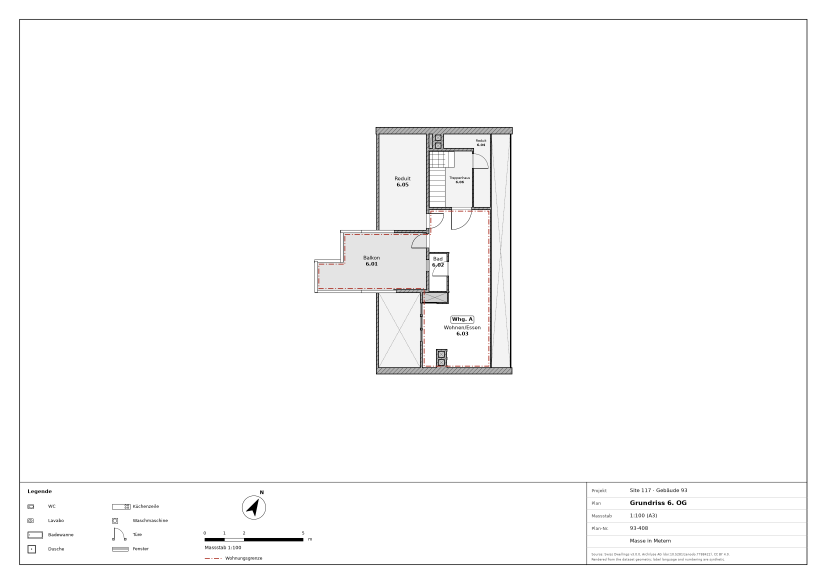
#> input picture samples/swiss/plan.png, 2480 x 1753 px (shown at 1/3 size)
$ python thumb.py ../../../samples/swiss/plan.png ../../../samples/swiss/plan.png
#> lines starting #> are read from the running program, lines starting #| are printed output that depends on the picture
"""A small JPEG of a drawing for the phone page's 'Try a case' cards (W6): python thumb.py SRC.pdf|png|jpg OUT.jpg

First page of a PDF (PyMuPDF) or the image (Pillow), 360 px on its short side's card crop (the card shows the middle,
object-fit: cover), JPEG q78. Prints nothing; exit 1 on failure. ~0.2-1 s; the server caches the file.
"""

from __future__ import annotations

import sys
from pathlib import Path

W = 360


def main(src: str, out: str) -> int:
#> called with src = '../../../samples/swiss/plan.png', out = '../../../samples/swiss/plan.png'
    from PIL import Image

    Image.MAX_IMAGE_PIXELS = None
    if src.lower().endswith(".pdf"):
        import pymupdf

        page = pymupdf.open(src)[0]
        z = W * 2 / max(page.rect.width, page.rect.height)
        pix = page.get_pixmap(matrix=pymupdf.Matrix(z, z), alpha=False)
        im = Image.frombytes("RGB", (pix.width, pix.height), pix.samples)
    else:
        im = Image.open(src)
#> im is the input picture: PIL image 2480x1753 RGBA; mean R, G, B, A 250.4, 250.3, 250.3, 255
        im.draft("RGB", (W * 2, W * 2))  # JPEG: decode at a fraction of the size
        im = im.convert("RGB")
#> im: PIL image 2480x1753 RGB
    im.thumbnail((W, W * 2))
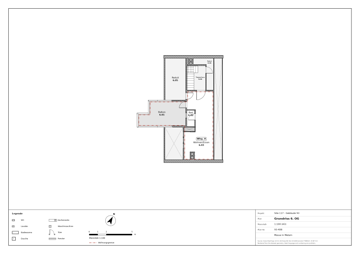
#> im: PIL image 360x254 RGB; mean R, G, B 250.3, 250.3, 250.2
    Path(out).parent.mkdir(parents=True, exist_ok=True)
    tmp = out + ".part"
    im.save(tmp, "JPEG", quality=78, optimize=True)
    Path(tmp).replace(out)
    return 0


if __name__ == "__main__":
    sys.exit(main(sys.argv[1], sys.argv[2]))
#> (the program exits here)
